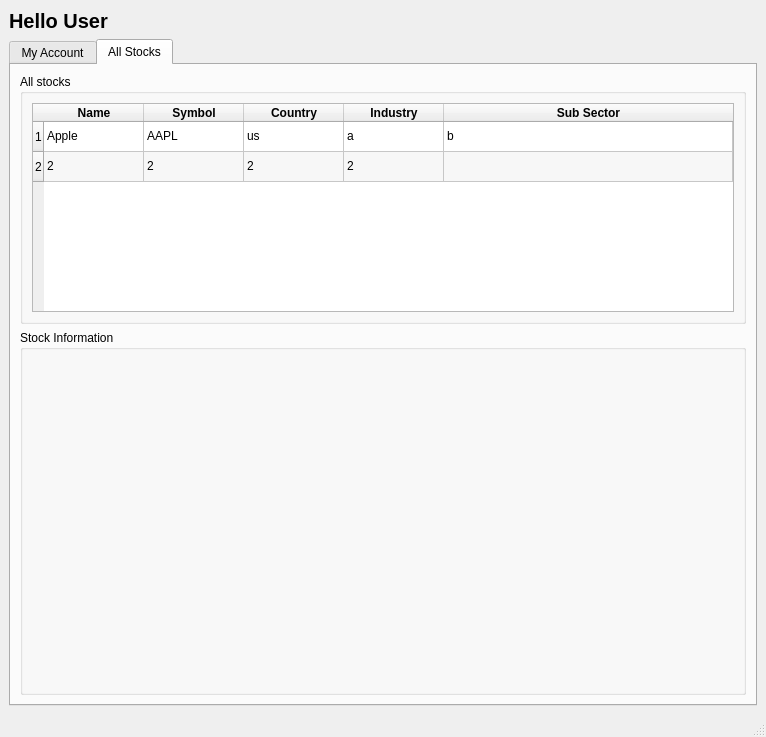
<?xml version="1.0" encoding="UTF-8"?>
<ui version="4.0">
 <class>MainWindow</class>
 <widget class="QMainWindow" name="MainWindow">
  <property name="geometry">
   <rect>
    <x>0</x>
    <y>0</y>
    <width>766</width>
    <height>737</height>
   </rect>
  </property>
  <property name="windowTitle">
   <string>MainWindow</string>
  </property>
  <widget class="QWidget" name="centralwidget">
   <layout class="QVBoxLayout" name="verticalLayout">
    <item>
     <widget class="QLabel" name="helloUser_label">
      <property name="font">
       <font>
        <pointsize>15</pointsize>
        <weight>75</weight>
        <bold>true</bold>
        <underline>false</underline>
        <strikeout>false</strikeout>
       </font>
      </property>
      <property name="text">
       <string>Hello User</string>
      </property>
     </widget>
    </item>
    <item>
     <widget class="QTabWidget" name="tabWidget">
      <property name="currentIndex">
       <number>1</number>
      </property>
      <widget class="QWidget" name="my_account_tab">
       <attribute name="title">
        <string>My Account</string>
       </attribute>
       <layout class="QVBoxLayout" name="verticalLayout_8">
        <item>
         <layout class="QVBoxLayout" name="verticalLayout_7">
          <item>
           <widget class="QGroupBox" name="myStocks_groupBox">
            <property name="title">
             <string>My stocks</string>
            </property>
            <layout class="QVBoxLayout" name="verticalLayout_9">
             <item>
              <widget class="QTableWidget" name="myStocks_tableWidget">
               <property name="acceptDrops">
                <bool>false</bool>
               </property>
               <property name="autoFillBackground">
                <bool>false</bool>
               </property>
               <property name="alternatingRowColors">
                <bool>true</bool>
               </property>
               <property name="selectionBehavior">
                <enum>QAbstractItemView::SelectRows</enum>
               </property>
               <property name="sortingEnabled">
                <bool>true</bool>
               </property>
               <attribute name="horizontalHeaderStretchLastSection">
                <bool>true</bool>
               </attribute>
               <attribute name="verticalHeaderStretchLastSection">
                <bool>false</bool>
               </attribute>
               <row>
                <property name="text">
                 <string>1</string>
                </property>
               </row>
               <row>
                <property name="text">
                 <string>2</string>
                </property>
               </row>
               <row>
                <property name="text">
                 <string>3</string>
                </property>
               </row>
               <column>
                <property name="text">
                 <string>Symbol</string>
                </property>
               </column>
               <column>
                <property name="text">
                 <string>Name</string>
                </property>
               </column>
               <column>
                <property name="text">
                 <string>Description</string>
                </property>
               </column>
               <item row="0" column="0">
                <property name="text">
                 <string>APPL</string>
                </property>
               </item>
               <item row="0" column="1">
                <property name="text">
                 <string>Apple Inc.</string>
                </property>
               </item>
               <item row="0" column="2">
                <property name="text">
                 <string>Computer Manufacturing</string>
                </property>
               </item>
               <item row="1" column="0">
                <property name="text">
                 <string>GOOG</string>
                </property>
               </item>
               <item row="1" column="1">
                <property name="text">
                 <string>Alphabet Inc.</string>
                </property>
               </item>
               <item row="1" column="2">
                <property name="text">
                 <string>Computer Software: Programming, Data Processing</string>
                </property>
               </item>
               <item row="2" column="0">
                <property name="text">
                 <string>FB</string>
                </property>
               </item>
               <item row="2" column="1">
                <property name="text">
                 <string>Facebook, Inc.</string>
                </property>
               </item>
               <item row="2" column="2">
                <property name="text">
                 <string>Computer Software: Programming, Data Processing</string>
                </property>
               </item>
              </widget>
             </item>
             <item>
              <layout class="QHBoxLayout" name="horizontalLayout_4">
               <item>
                <widget class="QPushButton" name="addStocks_pushButton">
                 <property name="sizePolicy">
                  <sizepolicy hsizetype="Fixed" vsizetype="Fixed">
                   <horstretch>0</horstretch>
                   <verstretch>0</verstretch>
                  </sizepolicy>
                 </property>
                 <property name="palette">
                  <palette>
                   <active>
                    <colorrole role="ButtonText">
                     <brush brushstyle="SolidPattern">
                      <color alpha="255">
                       <red>0</red>
                       <green>170</green>
                       <blue>0</blue>
                      </color>
                     </brush>
                    </colorrole>
                   </active>
                   <inactive>
                    <colorrole role="ButtonText">
                     <brush brushstyle="SolidPattern">
                      <color alpha="255">
                       <red>0</red>
                       <green>170</green>
                       <blue>0</blue>
                      </color>
                     </brush>
                    </colorrole>
                   </inactive>
                   <disabled>
                    <colorrole role="ButtonText">
                     <brush brushstyle="SolidPattern">
                      <color alpha="255">
                       <red>120</red>
                       <green>120</green>
                       <blue>120</blue>
                      </color>
                     </brush>
                    </colorrole>
                   </disabled>
                  </palette>
                 </property>
                 <property name="acceptDrops">
                  <bool>true</bool>
                 </property>
                 <property name="text">
                  <string>Add Stocks</string>
                 </property>
                </widget>
               </item>
               <item>
                <widget class="QPushButton" name="deleteStocks_pushButton">
                 <property name="enabled">
                  <bool>false</bool>
                 </property>
                 <property name="sizePolicy">
                  <sizepolicy hsizetype="Fixed" vsizetype="Fixed">
                   <horstretch>0</horstretch>
                   <verstretch>0</verstretch>
                  </sizepolicy>
                 </property>
                 <property name="palette">
                  <palette>
                   <active>
                    <colorrole role="ButtonText">
                     <brush brushstyle="SolidPattern">
                      <color alpha="255">
                       <red>255</red>
                       <green>0</green>
                       <blue>0</blue>
                      </color>
                     </brush>
                    </colorrole>
                   </active>
                   <inactive>
                    <colorrole role="ButtonText">
                     <brush brushstyle="SolidPattern">
                      <color alpha="255">
                       <red>255</red>
                       <green>0</green>
                       <blue>0</blue>
                      </color>
                     </brush>
                    </colorrole>
                   </inactive>
                   <disabled>
                    <colorrole role="ButtonText">
                     <brush brushstyle="SolidPattern">
                      <color alpha="255">
                       <red>120</red>
                       <green>120</green>
                       <blue>120</blue>
                      </color>
                     </brush>
                    </colorrole>
                   </disabled>
                  </palette>
                 </property>
                 <property name="text">
                  <string>Delete Stock</string>
                 </property>
                </widget>
               </item>
              </layout>
             </item>
            </layout>
           </widget>
          </item>
         </layout>
        </item>
        <item>
         <widget class="QGroupBox" name="myMessages_groupBox">
          <property name="title">
           <string>My messages</string>
          </property>
          <layout class="QVBoxLayout" name="verticalLayout_17">
           <item>
            <widget class="QTableWidget" name="myMessages_tableWidget">
             <property name="alternatingRowColors">
              <bool>true</bool>
             </property>
             <property name="selectionBehavior">
              <enum>QAbstractItemView::SelectRows</enum>
             </property>
             <property name="sortingEnabled">
              <bool>true</bool>
             </property>
             <attribute name="horizontalHeaderStretchLastSection">
              <bool>true</bool>
             </attribute>
             <row>
              <property name="text">
               <string>1</string>
              </property>
             </row>
             <row>
              <property name="text">
               <string>2</string>
              </property>
             </row>
             <row>
              <property name="text">
               <string>3</string>
              </property>
             </row>
             <column>
              <property name="text">
               <string>Date</string>
              </property>
             </column>
             <column>
              <property name="text">
               <string>Stock</string>
              </property>
             </column>
             <column>
              <property name="text">
               <string>Prediction</string>
              </property>
             </column>
             <column>
              <property name="text">
               <string>True Prediction</string>
              </property>
             </column>
             <item row="0" column="0">
              <property name="text">
               <string>01/01/2018</string>
              </property>
             </item>
             <item row="0" column="1">
              <property name="text">
               <string>GOOG</string>
              </property>
             </item>
             <item row="0" column="2">
              <property name="text">
               <string>Rise</string>
              </property>
             </item>
             <item row="0" column="3">
              <property name="text">
               <string>N/A</string>
              </property>
             </item>
             <item row="1" column="0">
              <property name="text">
               <string>01/01/2018</string>
              </property>
             </item>
             <item row="1" column="1">
              <property name="text">
               <string>FB</string>
              </property>
             </item>
             <item row="1" column="2">
              <property name="text">
               <string>Fall</string>
              </property>
             </item>
             <item row="1" column="3">
              <property name="text">
               <string>N/A</string>
              </property>
             </item>
             <item row="2" column="0">
              <property name="text">
               <string>01/01/2018</string>
              </property>
             </item>
             <item row="2" column="1">
              <property name="text">
               <string>AAPL</string>
              </property>
             </item>
             <item row="2" column="2">
              <property name="text">
               <string>Same</string>
              </property>
             </item>
             <item row="2" column="3">
              <property name="text">
               <string>N/A</string>
              </property>
             </item>
            </widget>
           </item>
          </layout>
         </widget>
        </item>
       </layout>
      </widget>
      <widget class="QWidget" name="all_stocks_tab">
       <attribute name="title">
        <string>All Stocks</string>
       </attribute>
       <layout class="QVBoxLayout" name="verticalLayout_15">
        <item>
         <widget class="QGroupBox" name="allStocks_groupBox">
          <property name="maximumSize">
           <size>
            <width>16777215</width>
            <height>250</height>
           </size>
          </property>
          <property name="title">
           <string>All stocks</string>
          </property>
          <layout class="QVBoxLayout" name="verticalLayout_14">
           <item>
            <widget class="QTableWidget" name="allStocks_tableWidget">
             <property name="maximumSize">
              <size>
               <width>16777215</width>
               <height>16777215</height>
              </size>
             </property>
             <property name="acceptDrops">
              <bool>false</bool>
             </property>
             <property name="autoFillBackground">
              <bool>false</bool>
             </property>
             <property name="frameShape">
              <enum>QFrame::StyledPanel</enum>
             </property>
             <property name="tabKeyNavigation">
              <bool>true</bool>
             </property>
             <property name="showDropIndicator" stdset="0">
              <bool>true</bool>
             </property>
             <property name="alternatingRowColors">
              <bool>true</bool>
             </property>
             <property name="selectionMode">
              <enum>QAbstractItemView::SingleSelection</enum>
             </property>
             <property name="selectionBehavior">
              <enum>QAbstractItemView::SelectRows</enum>
             </property>
             <property name="sortingEnabled">
              <bool>true</bool>
             </property>
             <property name="wordWrap">
              <bool>true</bool>
             </property>
             <property name="cornerButtonEnabled">
              <bool>true</bool>
             </property>
             <attribute name="horizontalHeaderStretchLastSection">
              <bool>true</bool>
             </attribute>
             <attribute name="verticalHeaderStretchLastSection">
              <bool>false</bool>
             </attribute>
             <row>
              <property name="text">
               <string>1</string>
              </property>
             </row>
             <row>
              <property name="text">
               <string>2</string>
              </property>
             </row>
             <column>
              <property name="text">
               <string>Name</string>
              </property>
              <property name="font">
               <font>
                <weight>75</weight>
                <bold>true</bold>
               </font>
              </property>
             </column>
             <column>
              <property name="text">
               <string>Symbol</string>
              </property>
              <property name="font">
               <font>
                <weight>75</weight>
                <bold>true</bold>
               </font>
              </property>
             </column>
             <column>
              <property name="text">
               <string>Country</string>
              </property>
              <property name="font">
               <font>
                <weight>75</weight>
                <bold>true</bold>
               </font>
              </property>
             </column>
             <column>
              <property name="text">
               <string>Industry</string>
              </property>
              <property name="font">
               <font>
                <weight>75</weight>
                <bold>true</bold>
               </font>
              </property>
             </column>
             <column>
              <property name="text">
               <string>Sub Sector</string>
              </property>
              <property name="font">
               <font>
                <weight>75</weight>
                <bold>true</bold>
               </font>
              </property>
             </column>
             <item row="0" column="0">
              <property name="text">
               <string>Apple</string>
              </property>
             </item>
             <item row="0" column="1">
              <property name="text">
               <string>AAPL</string>
              </property>
             </item>
             <item row="0" column="2">
              <property name="text">
               <string>us</string>
              </property>
             </item>
             <item row="0" column="3">
              <property name="text">
               <string>a</string>
              </property>
             </item>
             <item row="0" column="4">
              <property name="text">
               <string>b</string>
              </property>
             </item>
             <item row="1" column="0">
              <property name="text">
               <string>2</string>
              </property>
             </item>
             <item row="1" column="1">
              <property name="text">
               <string>2</string>
              </property>
             </item>
             <item row="1" column="2">
              <property name="text">
               <string>2</string>
              </property>
             </item>
             <item row="1" column="3">
              <property name="text">
               <string>2</string>
              </property>
             </item>
            </widget>
           </item>
          </layout>
         </widget>
        </item>
        <item>
         <widget class="QGroupBox" name="groupBox">
          <property name="title">
           <string>Stock Information</string>
          </property>
          <layout class="QVBoxLayout" name="verticalLayout_16"/>
         </widget>
        </item>
       </layout>
      </widget>
     </widget>
    </item>
   </layout>
  </widget>
  <widget class="QMenuBar" name="menubar">
   <property name="geometry">
    <rect>
     <x>0</x>
     <y>0</y>
     <width>766</width>
     <height>26</height>
    </rect>
   </property>
  </widget>
  <widget class="QStatusBar" name="statusbar"/>
 </widget>
 <resources/>
 <connections/>
</ui>
